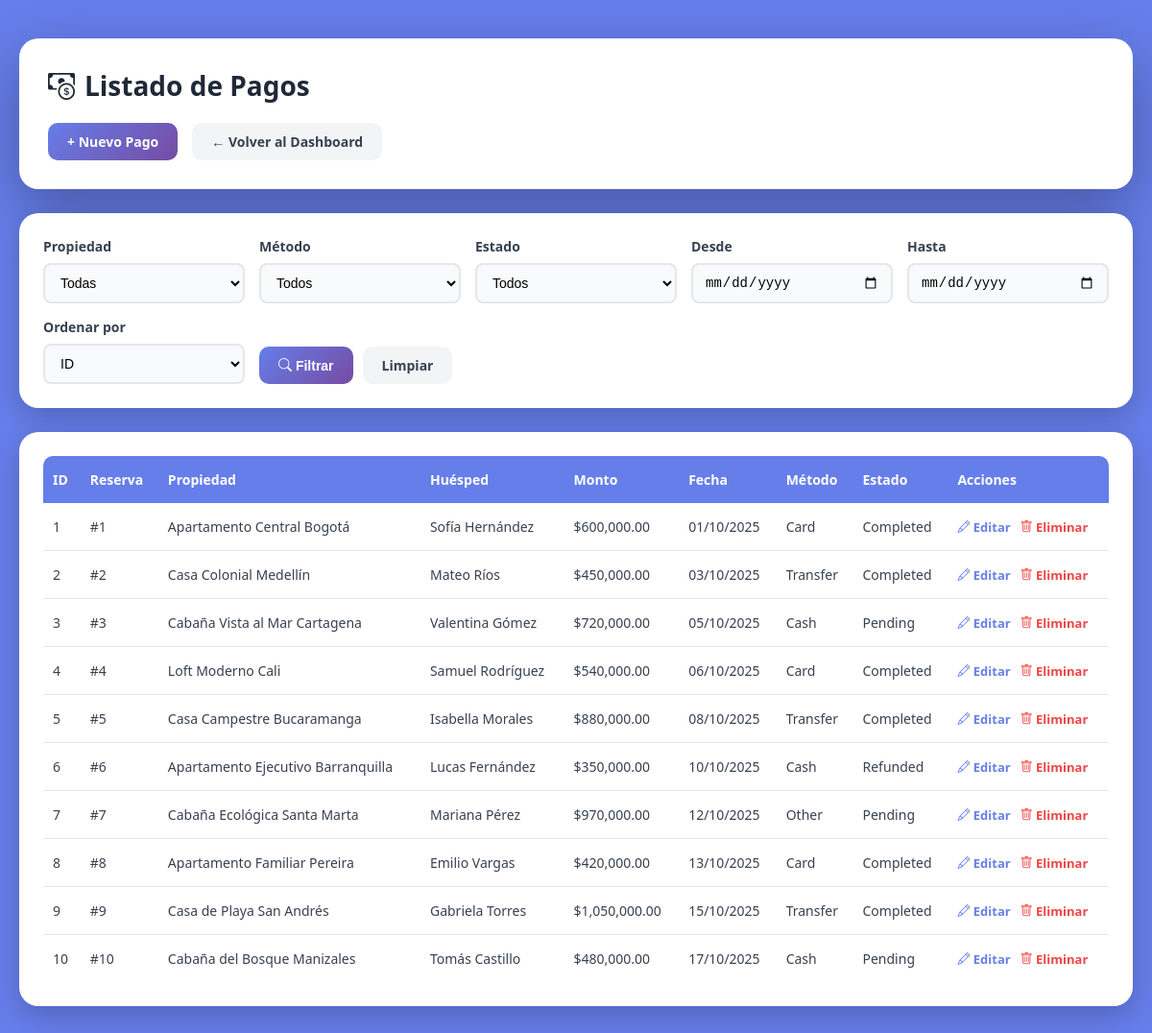
Page /frontend/payments/PaymentsList.php (signed in) on the committed database.
### tables this page shows
CREATE TABLE `payments` (
  `id` int(11) NOT NULL,
  `reservation_id` int(11) NOT NULL,
  `amount` decimal(12,2) NOT NULL,
  `payment_date` datetime DEFAULT current_timestamp(),
  `method` enum('cash','card','transfer','other') DEFAULT 'transfer',
  `status` enum('pending','completed','refunded') DEFAULT 'completed',
  `created_by` int(11) DEFAULT NULL,
  `is_active` tinyint(1) DEFAULT 1,
  `deleted_at` datetime DEFAULT NULL
);

CREATE TABLE `reservations` (
  `id` int(11) NOT NULL,
  `property_id` int(11) NOT NULL,
  `guest_id` int(11) NOT NULL,
  `start_date` date NOT NULL,
  `end_date` date NOT NULL,
  `nights` int(11) NOT NULL DEFAULT 0,
  `total_cost` decimal(12,2) NOT NULL,
  `status` enum('confirmed','checked_in','completed','cancelled') DEFAULT 'confirmed',
  `created_at` timestamp NOT NULL DEFAULT current_timestamp(),
  `is_active` tinyint(1) DEFAULT 1,
  `deleted_at` datetime DEFAULT NULL
);

CREATE TABLE `properties` (
  `id` int(11) NOT NULL,
  `owner_id` int(11) NOT NULL,
  `title` varchar(200) NOT NULL,
  `description` text DEFAULT NULL,
  `city_id` int(11) DEFAULT NULL,
  `address` varchar(100) DEFAULT NULL,
  `type_id` int(11) DEFAULT NULL,
  `nightly_price` decimal(10,2) NOT NULL DEFAULT 0.00,
  `cleaning_cost` decimal(10,2) NOT NULL DEFAULT 0.00,
  `max_guests` int(11) DEFAULT 1,
  `status` enum('active','inactive','maintenance') DEFAULT 'active',
  `created_at` timestamp NOT NULL DEFAULT current_timestamp(),
  `is_active` tinyint(1) DEFAULT 1,
  `deleted_at` datetime DEFAULT NULL
);

CREATE TABLE `guests` (
  `id` int(11) NOT NULL,
  `name` varchar(50) NOT NULL,
  `email` varchar(50) DEFAULT NULL,
  `phone` varchar(14) DEFAULT NULL,
  `document_type` enum('CC','CE','PAS') NOT NULL,
  `document_number` bigint(10) NOT NULL,
  `created_at` timestamp NOT NULL DEFAULT current_timestamp(),
  `is_active` tinyint(1) DEFAULT 1,
  `deleted_at` datetime DEFAULT NULL
);

### backend/models/Payment.php (called while the page is built, shortened)
<?php
class Payment {
    private $pdo;
    public function __construct($pdo) {
        $this->pdo = $pdo;
    }
    public function getFiltered($filters = []) {
        $sql = "
            SELECT p.*,
                r.id AS reservation_code,
                pr.title AS property_name,
                g.name AS guest_name
            FROM payments p
            JOIN reservations r ON p.reservation_id = r.id
            JOIN properties pr ON r.property_id = pr.id
            JOIN guests g ON r.guest_id = g.id
            WHERE p.is_active = 1
        ";
        $params = [];
        $allowedOrders = ['id', 'reservation_code', 'amount', 'payment_date'];
        $orderBy = in_array($filters['order'] ?? '', $allowedOrders) ? $filters['order'] : 'id';
        $sql .= " ORDER BY $orderBy ASC";
        $stmt = $this->pdo->prepare($sql);
        $stmt->execute($params);
        return $stmt->fetchAll(PDO::FETCH_ASSOC);
    }
}

### frontend/payments/PaymentsList.php (the view, shortened to what this page needs)
<?php
require_once __DIR__ . '/../../config/config.php';
require_once __DIR__ . '/../../backend/models/Payment.php';
$paymentModel = new Payment($pdo);
$filters = [
    'property_id' => $_GET['property_id'] ?? null,
    'method' => $_GET['method'] ?? null,
    'status' => $_GET['status'] ?? null,
    'date_from' => $_GET['date_from'] ?? null,
    'date_to' => $_GET['date_to'] ?? null,
    'order' => $_GET['order'] ?? null
];
$payments = $paymentModel->getFiltered($filters);
?>
<!DOCTYPE html>
<html lang="es">
<head>
  <link rel="stylesheet" href="https://cdn.jsdelivr.net/npm/bootstrap-icons@1.11.3/font/bootstrap-icons.css">
</head>
<body>
  <div class="container">
    <div class="header-section">
      <h1><i class="bi bi-cash-coin"></i> Listado de Pagos</h1>
      <div class="action-bar">
        <a href="PaymentsForm.php" class="btn btn-primary">+ Nuevo Pago</a>
        <a href="../dashboard.php" class="btn btn-secondary">← Volver al Dashboard</a>
      </div>
    </div>
    <div class="filter-card">
      <form method="GET" action="" class="filter-form">
        <div class="filter-group">
          <label>Propiedad</label>
          <select name="property_id">
            <option value="">Todas</option>
          </select>
        </div>
        <div class="filter-group">
          <label>Método</label>
          <select name="method">
            <option value="">Todos</option>
          </select>
        </div>
        <div class="filter-group">
          <label>Estado</label>
          <select name="status">
            <option value="">Todos</option>
          </select>
        </div>
        <div class="filter-group">
          <label>Desde</label>
          <input type="date" name="date_from" value="<?= htmlspecialchars($_GET['date_from'] ?? '') ?>">
        </div>
        <div class="filter-group">
          <label>Hasta</label>
          <input type="date" name="date_to" value="<?= htmlspecialchars($_GET['date_to'] ?? '') ?>">
        </div>
        <div class="filter-group">
          <label>Ordenar por</label>
          <select name="order">
            <option value="id" <?= ($_GET['order'] ?? '') == 'id' ? 'selected' : '' ?>>ID</option>
          </select>
        </div>
        <div class="filter-actions">
          <button type="submit" class="btn btn-primary"><i class="bi bi-search"></i> Filtrar</button>
          <a href="PaymentsList.php" class="btn btn-secondary">Limpiar</a>
        </div>
      </form>
    </div>
    <div class="table-card">
      <?php if (count($payments) > 0): ?>
        <table>
          <thead>
            <tr>
              <th>ID</th>
              <th>Reserva</th>
              <th>Propiedad</th>
              <th>Huésped</th>
              <th>Monto</th>
              <th>Fecha</th>
              <th>Método</th>
              <th>Estado</th>
              <th>Acciones</th>
            </tr>
          </thead>
          <tbody>
            <?php foreach ($payments as $p): ?>
            <tr>
              <td><?= $p['id'] ?></td>
              <td>#<?= htmlspecialchars($p['reservation_code']) ?></td>
              <td><?= htmlspecialchars($p['property_name']) ?></td>
              <td><?= htmlspecialchars($p['guest_name']) ?></td>
              <td>$<?= number_format($p['amount'], 2) ?></td>
              <td><?= date('d/m/Y', strtotime($p['payment_date'])) ?></td>
              <td><?= ucfirst($p['method']) ?></td>
              <td><?= ucfirst($p['status']) ?></td>
              <td>
                <div class="action-links">
                  <a href="PaymentsForm.php?id=<?= $p['id'] ?>" class="action-link"><i class="bi bi-pencil"></i> Editar</a>
                  <a href="../../backend/controllers/PaymentController.php?delete=<?= $p['id'] ?>" class="action-link delete" onclick="return confirm('¿Eliminar este pago?')"><i class="bi bi-trash"></i> Eliminar</a>
                </div>
              </td>
            </tr>
            <?php endforeach; ?>
          </tbody>
        </table>
      <?php else: ?>
        <div class="no-data">📭 No se encontraron pagos</div>
      <?php endif; ?>
    </div>
  </div>
</body>
</html>

### frontend/payments/PaymentsList.php (style rules this page uses)
* { margin: 0; padding: 0; box-sizing: border-box; }
body { font-family: 'Segoe UI', Tahoma, Geneva, Verdana, sans-serif; background: #667eea; min-height: 100vh; padding: 40px 20px; }
.container { max-width: 1400px; margin: 0 auto; }
.header-section { background: white; border-radius: 20px; padding: 30px; margin-bottom: 25px; box-shadow: 0 20px 60px rgba(0, 0, 0, 0.3); animation: fadeIn 0.5s ease; }
.header-section h1 { color: #1f2937; font-size: 28px; margin-bottom: 20px; display: flex; align-items: center; gap: 10px; }
.action-bar { display: flex; gap: 15px; flex-wrap: wrap; }
.btn { display: inline-block; padding: 10px 20px; border-radius: 10px; text-decoration: none; font-weight: 600; font-size: 14px; transition: all 0.3s ease; border: none; cursor: pointer; }
.btn-primary { background: linear-gradient(135deg, #667eea 0%, #764ba2 100%); color: white; }
.btn-secondary { background: #f3f4f6; color: #374151; }
.filter-card { background: white; border-radius: 20px; padding: 25px; margin-bottom: 25px; box-shadow: 0 10px 30px rgba(0, 0, 0, 0.2); animation: fadeIn 0.6s ease; }
.filter-form { display: grid; grid-template-columns: repeat(auto-fit, minmax(180px, 1fr)); gap: 15px; align-items: end; }
.filter-group { display: flex; flex-direction: column; }
.filter-group label { color: #374151; font-weight: 600; margin-bottom: 8px; font-size: 14px; }
.filter-group select, .filter-group input[type="date"] { padding: 10px 12px; border: 2px solid #e5e7eb; border-radius: 8px; font-size: 14px; background-color: #f9fafb; transition: all 0.3s ease; }
.filter-actions { display: flex; gap: 10px; }
.table-card { background: white; border-radius: 20px; padding: 25px; box-shadow: 0 10px 30px rgba(0, 0, 0, 0.2); animation: fadeIn 0.7s ease; overflow-x: auto; }
table { width: 100%; border-collapse: collapse; }
thead { background: #667eea; }
th { padding: 15px 10px; text-align: left; color: white; font-weight: 600; font-size: 14px; white-space: nowrap; }
th:first-child { border-top-left-radius: 10px; }
th:last-child { border-top-right-radius: 10px; }
td { padding: 15px 10px; border-bottom: 1px solid #e5e7eb; color: #374151; font-size: 14px; text-align: left; }
tr:last-child td { border-bottom: none; }
tbody tr { transition: background-color 0.2s ease; }
.action-links { display: flex; gap: 10px; flex-wrap: wrap; }
.action-link { color: #667eea; text-decoration: none; font-weight: 600; font-size: 13px; transition: color 0.3s ease; white-space: nowrap; }
.action-link.delete { color: #ef4444; }

### rows in the picture
payments: id "1", reservation "1", properties.title "Apartamento Central Bogotá", guests.name "Sofía Hernández", amount "600,000.00", payment_date "01/10/2025", method "Card", status "Completed"
payments: id "2", reservation "2", properties.title "Casa Colonial Medellín", guests.name "Mateo Ríos", amount "450,000.00", payment_date "03/10/2025", method "Transfer", status "Completed"
payments: id "3", reservation "3", properties.title "Cabaña Vista al Mar Cartagena", guests.name "Valentina Gómez", amount "720,000.00", payment_date "05/10/2025", method "Cash", status "Pending"
payments: id "4", reservation "4", properties.title "Loft Moderno Cali", guests.name "Samuel Rodríguez", amount "540,000.00", payment_date "06/10/2025", method "Card", status "Completed"
payments: id "5", reservation "5", properties.title "Casa Campestre Bucaramanga", guests.name "Isabella Morales", amount "880,000.00", payment_date "08/10/2025", method "Transfer", status "Completed"
payments: id "6", reservation "6", properties.title "Apartamento Ejecutivo Barranquilla", guests.name "Lucas Fernández", amount "350,000.00", payment_date "10/10/2025", method "Cash", status "Refunded"
payments: id "7", reservation "7", properties.title "Cabaña Ecológica Santa Marta", guests.name "Mariana Pérez", amount "970,000.00", payment_date "12/10/2025", method "Other", status "Pending"
payments: id "8", reservation "8", properties.title "Apartamento Familiar Pereira", guests.name "Emilio Vargas", amount "420,000.00", payment_date "13/10/2025", method "Card", status "Completed"
payments: id "9", reservation "9", properties.title "Casa de Playa San Andrés", guests.name "Gabriela Torres", amount "1,050,000.00", payment_date "15/10/2025", method "Transfer", status "Completed"
payments: id "10", reservation "10", properties.title "Cabaña del Bosque Manizales", guests.name "Tomás Castillo", amount "480,000.00", payment_date "17/10/2025", method "Cash", status "Pending"
